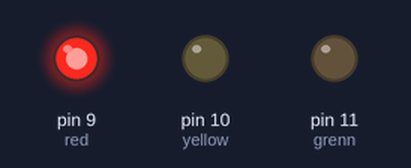
Recording of a sketch running on a simulated Arduino Uno, built with avr-gcc and run on an emulated ATmega328P. On the bench: output pins drawn as LEDs (lit = HIGH).

Above: at 0.1 s.
At 1.1 s:
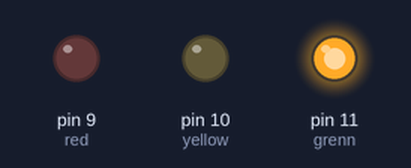
At 2.7 s:
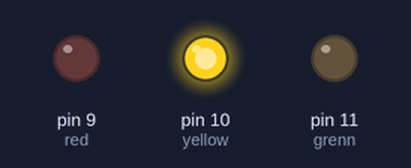
Timing chart, 0 to 3.0 s (numbered marks = the images above):
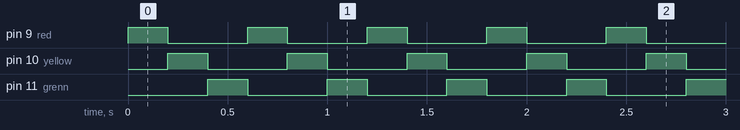

The sketch:

3_LED.ino
```cpp
int red = 9;
int yellow = 10;
int grenn = 11;
  void setup()
   {
    pinMode(9, OUTPUT);
    pinMode(10, OUTPUT);
    pinMode(11, OUTPUT);
   }

  void loop()
   {
      digitalWrite(red, HIGH);
      digitalWrite(yellow, LOW);
      digitalWrite(grenn, LOW);
      delay(200);

      digitalWrite(yellow, HIGH);
      digitalWrite(red, LOW);
      digitalWrite(grenn, LOW);
      delay(200);

      digitalWrite(grenn, HIGH);
      digitalWrite(red, LOW);
      digitalWrite(yellow, LOW);
      delay(200);
   }
```

Measured:
- by itself, pin 9 (red), pin 10 (yellow), pin 11 (grenn): alternates HIGH for 0.20 s and LOW for 0.40 s
- by itself, everything shown: repeats every 0.60 s, in 3 steps
